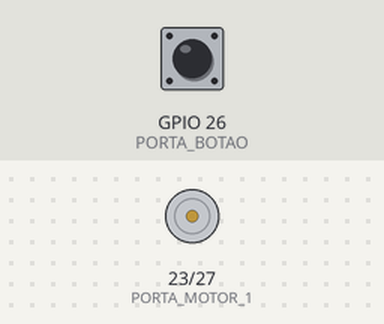
The sketch below on a simulated ESP32. Shown: motor-driver pin pairs drawn as motors (green arrow = first pin HIGH = forward, orange = second pin HIGH = backward, longer = more drive). The inputs (shaded band) are chosen by the test bench; at power-on: GPIO 26 (PORTA_BOTAO) LOW.

Above: at 1.2 s.
1.3 s: GPIO 26 (PORTA_BOTAO) pulled HIGH for 1 s
At 1.55 s:
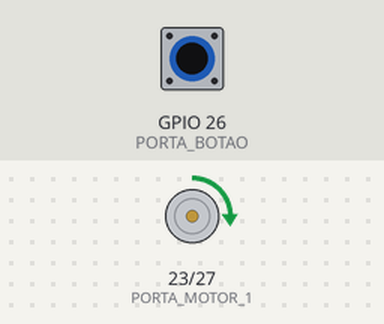
At 1.95 s:
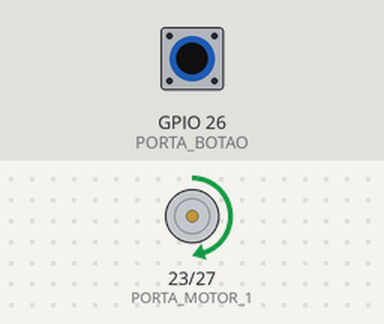
Timing chart, 0 to 4.3 s (numbered marks = the images above; inputs shaded):
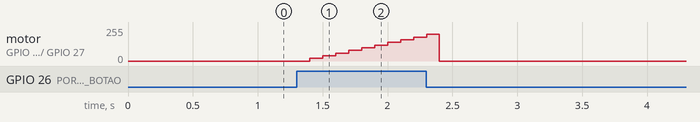

The sketch:

PonteHESP32FreeRTOS.ino
```cpp
/*
 * Tabela de Verdade da Ponte H L298N
 * Motor A            IN1       IN2
 * Horário            3,3V      GND
 * Anti-Horário       GND       3,3V
 * Ponto Morto        GND       GND
 * FREIO              3,3V      3,3V
 * Motor B            IN3       IN4
 * Horário            3,3V      GND
 * Anti-Horário       GND       3,3V
 * Ponto Morto        GND       GND
 * FREIO              3,3V      3,3V
 */

// Definir porta do MOTOR
const int  PORTA_MOTOR_1 = GPIO_NUM_23;
const int  PORTA_MOTOR_2 = GPIO_NUM_27;
// Definir porta do BOTAO
const int  PORTA_BOTAO = GPIO_NUM_26;
// Definir frequência de 1 kHZ
int freq = 1000;
int  resolucao = 8;
int  canalMotor = 0;
// Valor de 8 bits que vai de 0 a 255
uint8_t velocidade = 100;
// declarar protótipo da tarefa do motor
static void ligaMotor(void *);
int estadoLigado = 0;
// Tarefa do botao


static void botaoLigaMotor(void *);
// Usaremos rotina LEDC para ligar o motor e mudar sua velocidade
void setup() {
  ledcSetup(canalMotor, freq, resolucao);
  ledcAttachPin(PORTA_MOTOR_1, canalMotor);
  pinMode(PORTA_MOTOR_2, OUTPUT);
  pinMode(PORTA_BOTAO, INPUT);
// declarar tarefa que irá ligar o motor
  xTaskCreate(ligaMotor, "ligaMotor", 4096,   NULL, 1, NULL);
  xTaskCreate(botaoLigaMotor, "botaoLigaMotor", 4096,   NULL, 1, NULL);
}

void loop() {


}

// Tarefa de ligar motor
static void ligaMotor(void *){

  while(1){
	 // Com resolução de 8 Bits resulta valores de escrita entre 0 e 255
   // Gira o Motor  no sentido horario
   if(estadoLigado){
    ledcWrite(canalMotor, velocidade);
    digitalWrite(PORTA_MOTOR_2, LOW);
   }else{
    ledcWrite(canalMotor, 0);
    digitalWrite(PORTA_MOTOR_2, LOW);
   }

    vTaskDelay(100 / portTICK_PERIOD_MS);
  }
}

static void botaoLigaMotor(void *){
  while(1){
    // Se botão pressionado, liga motor
    if(digitalRead(PORTA_BOTAO)){
      // Se valor maior que 255 ele estoura e volta para 0
      velocidade = velocidade + 10;
      estadoLigado = 1;
    }else{
      velocidade = 0;
      estadoLigado = 0;
    }
    vTaskDelay(50 / portTICK_PERIOD_MS);
  }
}
```

Measured:
- after the input at 1.3 s, motor on GPIO 23 (PORTA_MOTOR_1) / GPIO 27 (PORTA_MOTOR_2): rises from stopped to forward 199/255 in 0.90 s, then falls to stopped in 0.10 s
